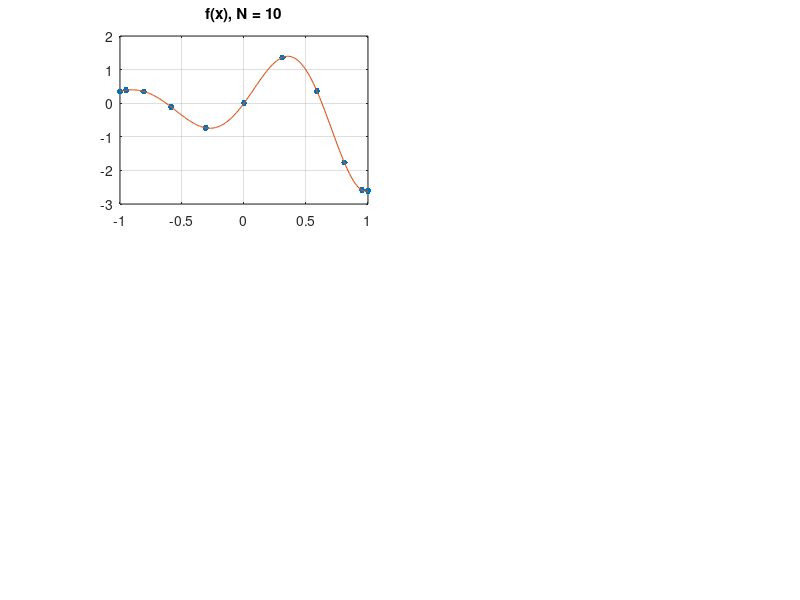

Here is the MATLAB script that generated this plot: (Note: this script raises an error after producing the figure.)
%program 18, Chebyshev differentiation via FFT (compare p11.m)
xx = -1:0.01:1;
ff = exp(xx).*sin(5*xx);
clf
for N = [10 20]
    x = cos(pi * (0:N)'/N);
    f = exp(x).*sin(5*x);
    subplot('position', [0.15 0.66-0.4*(N==20) 0.31 0.28])
    plot(x, f, '.', 'markersize', 14), grid on
    line(xx, ff, 'linewidth', 0.8)
    title(['f(x), N = ' int2str(N)])
    
    error = chebfft(f) - exp(x).*(sin(5*x) + 5*cos(5*x));
    subplot('position', [0.55 0.66-0.4*(N==20) 0.31 0.28])
    plot(x, error, '.', 'markersize', 14), grid on
    line(x, error, 'linewidth', 0.8)
    title(['error in f' '(x), N = ' int2str(N)])
end